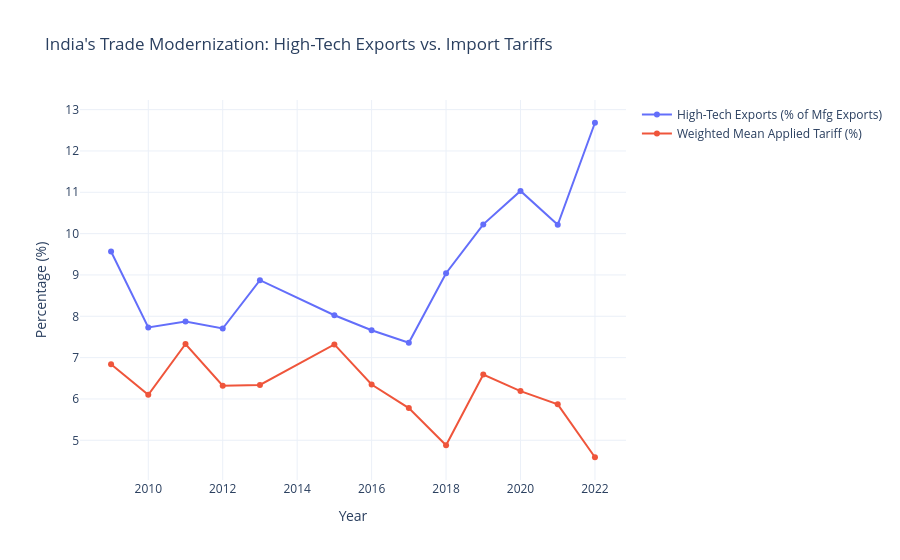

Notebook code cell kept with this figure:
### Code cell
tech_codes = ["TX.VAL.TECH.MF.ZS", "TM.TAX.MRCH.WM.AR.ZS"]
df_tech = df[df["Indicator Code"].isin(tech_codes)].pivot(
    index="Year", columns="Indicator Code", values="Value"
).dropna()

fig2 = go.Figure()
fig2.add_trace(go.Scatter(
    x=df_tech.index, y=df_tech["TX.VAL.TECH.MF.ZS"],
    name="High-Tech Exports (% of Mfg Exports)", mode="lines+markers"
))
fig2.add_trace(go.Scatter(
    x=df_tech.index, y=df_tech["TM.TAX.MRCH.WM.AR.ZS"],
    name="Weighted Mean Applied Tariff (%)", mode="lines+markers"
))
fig2.update_layout(
    title="India's Trade Modernization: High-Tech Exports vs. Import Tariffs",
    xaxis_title="Year", yaxis_title="Percentage (%)", template="plotly_white"
)
fig2.show()

### Figure 1 — Plotly figure (JSON) as saved in the notebook; plotly's stock layout.template omitted (floating-point values rounded to 4 significant figures)
{"data": [{"mode": "lines+markers", "name": "High-Tech Exports (% of Mfg Exports)", "type": "scatter", "x": [2009, 2010, 2011, 2012, 2013, 2015, 2016, 2017, 2018, 2019, 2020, 2021, 2022], "y": [9.569, 7.73, 7.871, 7.704, 8.874, 8.025, 7.663, 7.362, 9.041, 10.22, 11.03, 10.21, 12.68]}, {"mode": "lines+markers", "name": "Weighted Mean Applied Tariff (%)", "type": "scatter", "x": [2009, 2010, 2011, 2012, 2013, 2015, 2016, 2017, 2018, 2019, 2020, 2021, 2022], "y": [6.84, 6.1, 7.33, 6.32, 6.34, 7.32, 6.35, 5.78, 4.88, 6.59, 6.19, 5.87, 4.59]}], "layout": {"title": {"text": "India's Trade Modernization: High-Tech Exports vs. Import Tariffs"}, "xaxis": {"title": {"text": "Year"}}, "yaxis": {"title": {"text": "Percentage (%)"}}}}
